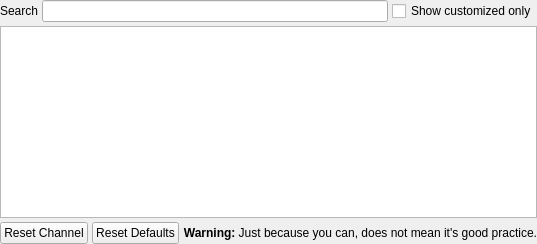
            <widget class="QWidget" name="waveforms">
             <attribute name="title">
              <string>Waveforms</string>
             </attribute>
             <layout class="QVBoxLayout" name="verticalLayout_8">
              <property name="spacing">
               <number>4</number>
              </property>
              <property name="leftMargin">
               <number>0</number>
              </property>
              <property name="topMargin">
               <number>0</number>
              </property>
              <property name="rightMargin">
               <number>0</number>
              </property>
              <property name="bottomMargin">
               <number>0</number>
              </property>
              <item>
               <layout class="QHBoxLayout" name="horizontalLayout_21">
                <item>
                 <widget class="QLabel" name="label_55">
                  <property name="text">
                   <string>Search</string>
                  </property>
                 </widget>
                </item>
                <item>
                 <widget class="QLineEdit" name="waveSearch"/>
                </item>
                <item>
                 <widget class="QCheckBox" name="waveCustomizedOnly">
                  <property name="text">
                   <string>Show customized only</string>
                  </property>
                 </widget>
                </item>
               </layout>
              </item>
              <item>
               <widget class="QTreeView" name="waveView">
                <property name="sizePolicy">
                 <sizepolicy hsizetype="Expanding" vsizetype="Expanding">
                  <horstretch>0</horstretch>
                  <verstretch>0</verstretch>
                 </sizepolicy>
                </property>
               </widget>
              </item>
              <item>
               <layout class="QHBoxLayout" name="horizontalLayout_22">
                <item>
                 <widget class="QPushButton" name="resetOneWaveform">
                  <property name="sizePolicy">
                   <sizepolicy hsizetype="Minimum" vsizetype="Minimum">
                    <horstretch>0</horstretch>
                    <verstretch>0</verstretch>
                   </sizepolicy>
                  </property>
                  <property name="text">
                   <string>Reset Channel</string>
                  </property>
                 </widget>
                </item>
                <item>
                 <widget class="QPushButton" name="resetWaveformChannels">
                  <property name="sizePolicy">
                   <sizepolicy hsizetype="Minimum" vsizetype="Minimum">
                    <horstretch>0</horstretch>
                    <verstretch>0</verstretch>
                   </sizepolicy>
                  </property>
                  <property name="text">
                   <string>Reset Defaults</string>
                  </property>
                 </widget>
                </item>
                <item>
                 <widget class="QLabel" name="waveformsWarningLabel">
                  <property name="sizePolicy">
                   <sizepolicy hsizetype="Expanding" vsizetype="Preferred">
                    <horstretch>0</horstretch>
                    <verstretch>0</verstretch>
                   </sizepolicy>
                  </property>
                  <property name="text">
                   <string>&lt;html&gt;&lt;head/&gt;&lt;body&gt;&lt;p&gt;&lt;span style=&quot; font-weight:600;&quot;&gt;Warning: &lt;/span&gt;Just because you can, does not mean it's good practice.&lt;/p&gt;&lt;/body&gt;&lt;/html&gt;</string>
                  </property>
                  <property name="alignment">
                   <set>Qt::AlignRight|Qt::AlignTrailing|Qt::AlignVCenter</set>
                  </property>
                 </widget>
                </item>
               </layout>
              </item>
             </layout>
            </widget>
